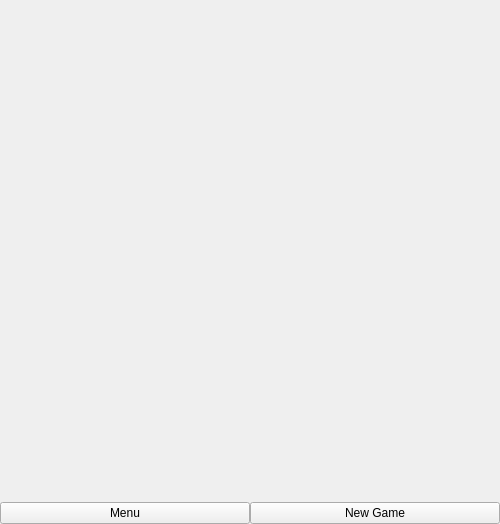
<?xml version="1.0" encoding="UTF-8"?>
<ui version="4.0">
 <class>MainWindow</class>
 <widget class="QMainWindow" name="MainWindow">
  <property name="enabled">
   <bool>true</bool>
  </property>
  <property name="geometry">
   <rect>
    <x>0</x>
    <y>0</y>
    <width>500</width>
    <height>524</height>
   </rect>
  </property>
  <property name="minimumSize">
   <size>
    <width>0</width>
    <height>0</height>
   </size>
  </property>
  <property name="maximumSize">
   <size>
    <width>800</width>
    <height>800</height>
   </size>
  </property>
  <property name="baseSize">
   <size>
    <width>500</width>
    <height>600</height>
   </size>
  </property>
  <property name="windowTitle">
   <string>MainWindow</string>
  </property>
  <property name="autoFillBackground">
   <bool>false</bool>
  </property>
  <widget class="QWidget" name="centralwidget">
   <property name="enabled">
    <bool>true</bool>
   </property>
   <property name="minimumSize">
    <size>
     <width>0</width>
     <height>0</height>
    </size>
   </property>
   <property name="maximumSize">
    <size>
     <width>16777215</width>
     <height>16777215</height>
    </size>
   </property>
   <property name="baseSize">
    <size>
     <width>0</width>
     <height>0</height>
    </size>
   </property>
   <layout class="QGridLayout" name="gridLayout">
    <property name="leftMargin">
     <number>0</number>
    </property>
    <property name="topMargin">
     <number>0</number>
    </property>
    <property name="rightMargin">
     <number>0</number>
    </property>
    <property name="bottomMargin">
     <number>0</number>
    </property>
    <property name="spacing">
     <number>0</number>
    </property>
    <item row="0" column="0" colspan="2">
     <widget class="QLabel" name="board_img">
      <property name="enabled">
       <bool>true</bool>
      </property>
      <property name="minimumSize">
       <size>
        <width>500</width>
        <height>500</height>
       </size>
      </property>
      <property name="maximumSize">
       <size>
        <width>16777215</width>
        <height>16777215</height>
       </size>
      </property>
      <property name="baseSize">
       <size>
        <width>500</width>
        <height>500</height>
       </size>
      </property>
      <property name="cursor">
       <cursorShape>CrossCursor</cursorShape>
      </property>
      <property name="text">
       <string/>
      </property>
      <property name="pixmap">
       <pixmap>../Resource/board.jpg</pixmap>
      </property>
      <property name="scaledContents">
       <bool>true</bool>
      </property>
      <property name="indent">
       <number>0</number>
      </property>
     </widget>
    </item>
    <item row="1" column="0">
     <widget class="QPushButton" name="menu_button">
      <property name="text">
       <string>Menu</string>
      </property>
     </widget>
    </item>
    <item row="1" column="1">
     <widget class="QPushButton" name="newGame_button">
      <property name="text">
       <string>New Game</string>
      </property>
     </widget>
    </item>
   </layout>
  </widget>
 </widget>
 <resources/>
 <connections/>
</ui>
